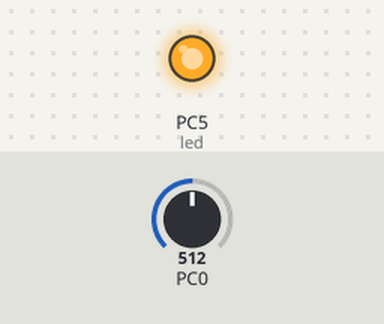
A program run on a simulated ATmega328P, built with avr-gcc and emulated at 16 MHz. Parts: output pins drawn as LEDs (lit = HIGH). Inputs (shaded band) come from the test bench; at power-on: PC0 = 512. What the program prints to the serial monitor is not drawn.

Above: at 1.2 s.
1.3 s: PC0 set to 105
4.3 s: PC0 set to 86
Timing chart, 0 to 7.3 s (numbered marks = the images above; inputs shaded):
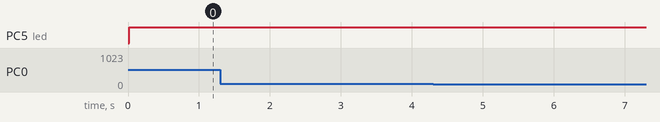

Measured:
- after the input at 1.3 s, every drawn part: stays the same
- after the input at 4.3 s, every drawn part: stays the same

The program:

main.c
```c
/*
 * ADCAtmega.c
 *
 * Created: 8/16/2022 3:03:16 PM
 * Author : DDOzzy
 */

#include <string.h>
#include <stdio.h>
#include <stdlib.h>
#include <stdint.h>
#include "config.h"
#include <avr/io.h>
#include <util/delay.h>
#include <avr/interrupt.h>

#include "uart_Prj.h"
#include "adc_prj.h"


 uint8_t print_buffer[64] = {0};

//char i;
//int row=1,col=1;


int main(void)
{
	const uint8_t start[] = "\n\rProgram start\n\r";
	//uint8_t run = 0;
	uint16_t convert = 0;//store conversion value

    DDRC |= (1 << PC5);// led register


		uart_init(9600,0);// boud rate 9600 with no high speed
		adc_init();
		adc_pin_enable(ADC0_PIN);
		adc_pin_select(ADC0_PIN);


	sei(); // uart interrupt will not loop if on
	uart_send_string((uint8_t*)start);
    while (1)
    {
		PORTC |= (1 << PC5);//led on
		convert = adc_convert();
		float volts =  ADC_VOLT(convert);
		float current = ADC_CURR(convert);


		memset(print_buffer,0,sizeof(print_buffer));
		sprintf((char*)print_buffer,"LED probe: V:%0.2f A:%0.4f\r",volts,current);
		uart_send_string(print_buffer);

		//run = convert >> 2;// chops last two bits to display in a 8 bit port
    }
}
```

adc_prj.c
```c
/*
 * adc_prj.c
 *
 * Created: 8/16/2022 3:04:43 PM
 *  Author: DDOzzy
 */

#include "adc_prj.h"

volatile static uint8_t adc_convert_done = 1; //for inerrupt

ISR(ADC_vect){
	adc_convert_done = 1;
}


void adc_init(void){

	ADMUX |= (0b01 << REFS0);// select Vref= Avcc

	ADCSRA |= (1 << ADEN) | (1 << ADIE) | (0b111 << ADPS0); // set prescaler to 128 and enable ADC
}

void adc_pin_enable(uint8_t pin){//enable any pin analog input
	DIDR0 |= 1 << pin;
}

void adc_pin_disable(uint8_t pin){//disables to set back to digital
	DIDR0 &= ~(1 << pin);
}

void adc_pin_select(uint8_t souce){
	ADMUX &= 0xF0;// clear lower four bits
	ADMUX |= souce;
}


uint16_t adc_convert(void){

	uint8_t adcl = 0;//temp storage
	uint8_t adch = 0;

	adc_convert_done = 0; // global variable for interrupts

	ADCSRA |= 1 << ADSC;//start conversion
	while(adc_convert_done == 0);

	adcl = ADCL;
	adch = ADCH;

	return (adch << 8 | adcl);


}
```

adc_prj.h
```c
/*
 * adc_prj.h
 *
 * Created: 8/16/2022 3:04:15 PM
 *  Author: DDOzzy
 */


#ifndef ADC_PRJ_H_
#define ADC_PRJ_H_


#include <stdint.h>
#include "config.h"
#include <avr/io.h>
#include <util/delay.h>
#include <avr/interrupt.h>

#define ADC_VOLT(x) (x + 4.00)
#define ADC_CURR(x) (x * (5.000/1074.000))

enum{
	ADC0_PIN,
	ADC1_PIN,
	ADC2_PIN,
	ADC3_PIN,
	ADC4_PIN,
	ADC5_PIN,
	ADC6_PIN,
	ADC7_PIN,
	ADC8_TEMPERATURE,
	ADC_1V1 = 0b1110,
	ADC_GND,
};


void adc_init(void);
void adc_pin_enable(uint8_t pin);
void adc_pin_disable(uint8_t pin);
void adc_pin_select(uint8_t souce);
uint16_t adc_convert(void);


#endif /* ADC_PRJ_H_ */
```

uart_Prj.h
```c
/*
 * uart_Prj.h
 *
 * Created: 8/15/2022 1:06:33 PM
 *  Author: DDOzzy
 */


#ifndef UART_PRJ_H_
#define UART_PRJ_H_


#include <stdint.h>
#include "config.h"
#include <avr/io.h>
#include <util/delay.h>
#include <avr/interrupt.h>

#define RX_BUFFER_SIZE 128 // 128 byte buffer

void uart_init(uint32_t baud, uint8_t high_speed);
void uart_send_byte(uint8_t c);
void uart_send_array(uint8_t *c, uint16_t len);
void uart_send_string(uint8_t *c);
uint16_t uart_read_count(void);
uint8_t uart_read(void);


#endif /* UART_PRJ_H_ */
```

uart_prj.c
```c
/*
 * uart_prj.c
 *
 * Created: 8/15/2022 1:07:08 PM
 *  Author: DDOzzy
 */


#include "uart_Prj.h"

volatile static uint8_t uart_tx_busy = 1; // by default 1 is not busy

volatile static uint8_t rx_buffer [RX_BUFFER_SIZE] = {0};
volatile static uint16_t rx_count = 0;

// volatile means we keep the variable , static means local


ISR(USART_RX_vect){

	volatile static uint16_t rx_write_pos = 0;

	rx_buffer[rx_write_pos] = UDR0; // buffer is ready to receive so it equals to the register
	rx_count++;// if data is in queue
	rx_write_pos++;// where in queue

	if(rx_write_pos >= RX_BUFFER_SIZE){
		rx_write_pos = 0;// if statement to receive increment two counter the rx write will determine where in the buffer we are
	}
}

ISR(USART_TX_vect){
	uart_tx_busy = 1;

}

void uart_init(uint32_t baud, uint8_t high_speed){

	uint8_t speed = 16;

	if(high_speed != 0){
		speed = 8;
		UCSR0A |= 1 << U2X0;// enabling high speed

	}
	baud = (F_CPU/(speed*baud)) - 1;// baud rate

	//set registers for baud rate

	UBRR0H = (baud & 0x0F00) >> 8; // shifting to fit in a 8 bit value
	UBRR0L = ( baud & 0x00FF); //equals the lower four bits

	UCSR0B |= (1 << TXEN0 )  | ( 1 << RXEN0 ) | (1 << RXCIE0 ) | (1 << TXCIE0); // Enable registers and interrupts


}

void uart_send_byte(uint8_t c){// set up transmitter
	while(uart_tx_busy == 0);// wait for previous data
	uart_tx_busy = 0;
	UDR0 = c;
}

void uart_send_array(uint8_t *c, uint16_t len){
	for(uint16_t i = 0; i < len; i++){
		uart_send_byte(c[i]);// send binary data over
	}
}

void uart_send_string(uint8_t *c){
	uint16_t i =0;

	do{
		uart_send_byte(c[i]);
		i++;

	}while(c[i] != '\0');//while end of
	uart_send_byte(c[i]);

}

uint16_t uart_read_count(void){
	return rx_count;
}
uint8_t uart_read(void){

	static uint16_t rx_read_pos = 0;
	uint8_t data = 0;

	data = rx_buffer[rx_read_pos];
	rx_read_pos++;
	rx_count--;
	if(rx_read_pos >= RX_BUFFER_SIZE){
		rx_read_pos = 0;
	}

	return data;

}
```

config.h
```c
/*
 * config.h
 *
 * Created: 8/15/2022 3:55:18 PM
 *  Author: DDOzzy
 */


#ifndef CONFIG_H_
#define CONFIG_H_

#define F_CPU     16000000UL


#endif /* CONFIG_H_ */
```
